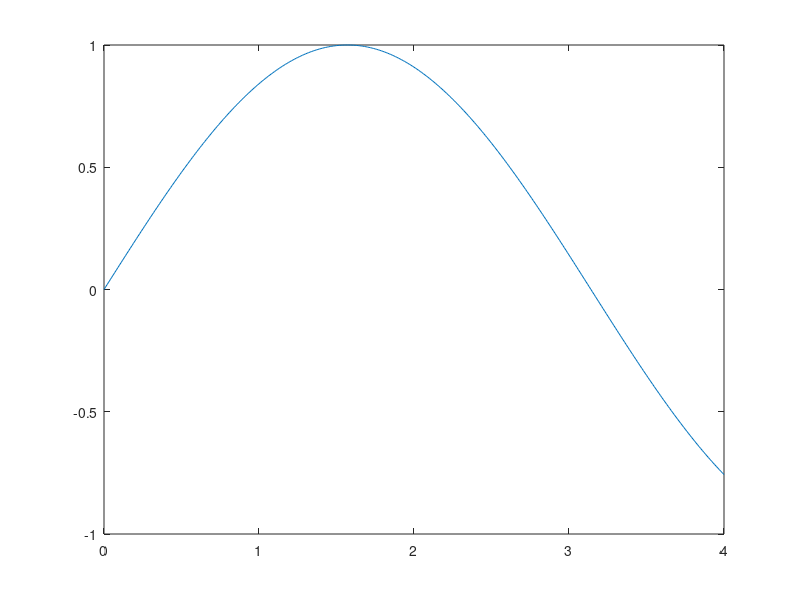

Recreate this plot in MATLAB. (Note: this script raises an error after producing the figure.)
%%%%%%%%%%%%%%%%%%%%%%%%%%%%%%%%%%%%%%%%%%%%%%%%%%%%%%%%%%%%%%%%%%%%%%%%%%%
% The Loraxian Transform Preliminary
%
% A transform to take a pixelated image of a psf into the localized
% coordinates
%
% AJN 12/21/16
%%%%%%%%%%%%%%%%%%%%%%%%%%%%%%%%%%%%%%%%%%%%%%%%%%%%%%%%%%%%%%%%%%%%%%%%%%%
% close all; 
clearvars; clc;

%% Recreate functional fitting
% load('3d.mat','x','sigx','sigy')

xsub = (0:0.01:4).';
ysub = sin(xsub);
x = xsub;
for i = 1:numel(ysub(1,:))
plot(xsub,ysub(:,i))
hold on
end

%% Neural Network Stuff 
% Layer information
inputs = numel(xsub(1,:));
outputs = numel(ysub(1,:));
hiddens = 30;
it = 100;

% Fitting Stuff
lambda = 5;
trainper = 0.6;
epsint = 6;

% build random thetas
% theta1 = rand(hiddens, inputs + 1)*2*epsint - epsint;
% theta2 = rand(outputs, hiddens +1)*2*epsint - epsint;
theta1 = ones(hiddens, inputs +1);
theta2 = ones(outputs, hiddens +1);

% Feature scaling
% for i = 1:numel(ysub(1,:))
% ymi(i) = min(ysub(:,i));
% ysc(i) = (max(ysub(:,i)) - min(ysub(:,i)));
% ys(:,i) = (ysub(:,i) - ymi(i))/ysc(i);
% end
ys = ysub;
disp('here')
[theta1, theta2] = func_lorax_neural_teach(theta1, theta2, xsub, ys, lambda, it, trainper);

% trained neural calc
% x = 1:10000;
x = x(:);
X1 = [ ones(numel(x(:,1)),1), x];
z2 = X1*theta1.';
a2 = [ones(numel(z2(:,1)),1), sigmoid(z2)];
a2 = [ones(numel(z2(:,1)),1), relu(z2)];
z3 = a2*theta2.';
% a3 = sigmoid(z3);
a3 = relu(z3);

% unscale
for i = 1:numel(ysub(1,:))
% yf(:,i) = a3(:,i) * ysc(i) + ymi(i);
yf(:,i) = a3(:,i) ;
end

hold on
plot(x,yf,'.r');
legend('Data',' Neural Network');
hold off